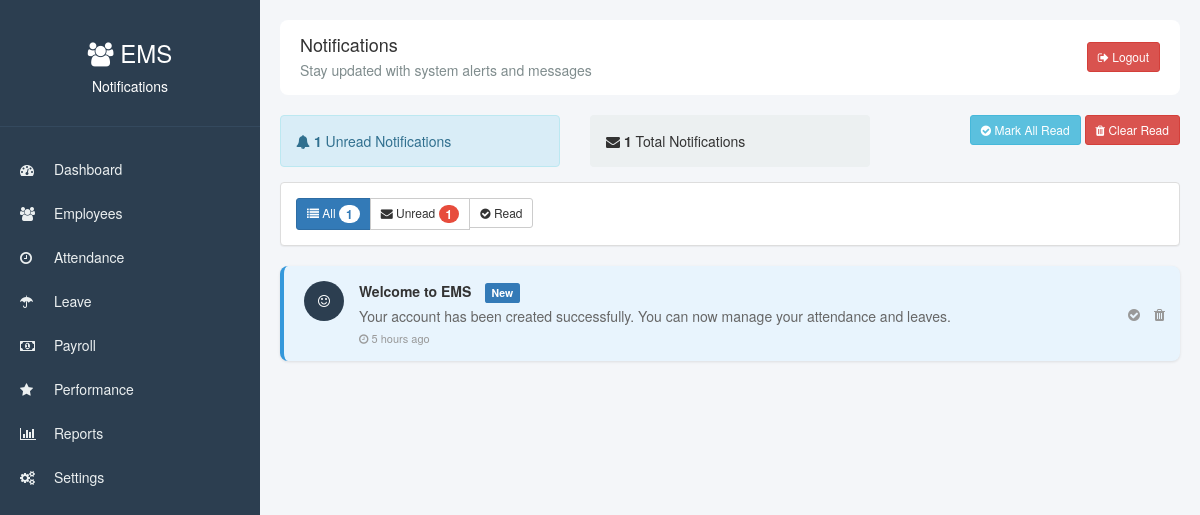
Screenshot of /notifications.php (signed in) with the database file from the repository.
### tables this page shows
CREATE TABLE IF NOT EXISTS notifications (
    notification_id INT AUTO_INCREMENT PRIMARY KEY,
    user_id INT NOT NULL,
    type VARCHAR(50),
    title VARCHAR(255),
    message TEXT,
    is_read BOOLEAN DEFAULT FALSE,
    created_at DATETIME DEFAULT CURRENT_TIMESTAMP,
    link VARCHAR(255),
    FOREIGN KEY (user_id) REFERENCES users(user_id)
);

### config.php (called while the page is built, shortened)
<?php
$conn = new mysqli('localhost', 'root', '', 'ems');
function getUnreadNotificationCount($user_id) {
    global $conn;
    $stmt = $conn->prepare("SELECT COUNT(*) as count FROM notifications WHERE user_id = ? AND is_read = 0");
    $stmt->bind_param("i", $user_id);
    $stmt->execute();
    $result = $stmt->get_result();
    $count = $result->fetch_assoc()['count'];
    return $count;
}
?>

### notifications.php (the view, shortened to what this page needs)
<?php
require_once 'config.php';
$user_id = $_SESSION['user_id'];
$filter = $_GET['filter'] ?? 'all';
$page = isset($_GET['page']) ? (int)$_GET['page'] : 1;
$per_page = 20;
$offset = ($page - 1) * $per_page;
$where_condition = "user_id = $user_id";
$notifications = $conn->query("
    SELECT * FROM notifications
    WHERE $where_condition
    ORDER BY created_at DESC
    LIMIT $offset, $per_page
");
$unread_count = getUnreadNotificationCount($user_id);
$total_count = $conn->query("SELECT COUNT(*) as count FROM notifications WHERE user_id = $user_id")->fetch_assoc()['count'];
?>
<!DOCTYPE html>
<html>
<head>
    <link rel="stylesheet" type="text/css" href="css/bootstrap.css">
    <link rel="stylesheet" href="https://cdnjs.cloudflare.com/ajax/libs/font-awesome/4.7.0/css/font-awesome.min.css">
</head>
<body>
    <div class="sidebar">
        <div class="sidebar-header">
            <h3><i class="fa fa-users"></i> EMS</h3>
            <p>Notifications</p>
        </div>
        <div class="sidebar-menu">
            <ul>
                <li><a href="dashboard.php"><i class="fa fa-dashboard"></i> Dashboard</a></li>
                <?php if ($_SESSION['role'] != 'employee'): ?>
                <li><a href="employees.php"><i class="fa fa-users"></i> Employees</a></li>
                <?php endif; ?>
                <li><a href="attendance.php"><i class="fa fa-clock-o"></i> Attendance</a></li>
                <li><a href="leave.php"><i class="fa fa-umbrella"></i> Leave</a></li>
                <li><a href="payroll.php"><i class="fa fa-money"></i> Payroll</a></li>
                <?php if ($_SESSION['role'] != 'employee'): ?>
                <li><a href="performance.php"><i class="fa fa-star"></i> Performance</a></li>
                <li><a href="reports.php"><i class="fa fa-bar-chart"></i> Reports</a></li>
                <?php else: ?>
                <li><a href="performance_employee.php"><i class="fa fa-star"></i> Performance</a></li>
                <?php endif; ?>
                <?php if ($_SESSION['role'] == 'admin'): ?>
                <li><a href="settings.php"><i class="fa fa-cogs"></i> Settings</a></li>
                <?php endif; ?>
            </ul>
        </div>
    </div>
    <div class="main-content">
        <div class="top-navbar">
            <div>
                <h4 style="margin: 0;">Notifications</h4>
                <p style="margin: 5px 0 0; color: #7f8c8d;">Stay updated with system alerts and messages</p>
            </div>
            <div>
                <a href="logout.php" class="btn btn-danger btn-sm"><i class="fa fa-sign-out"></i> Logout</a>
            </div>
        </div>
        <div class="row">
            <div class="col-md-4">
                <div class="alert alert-info" style="margin-bottom: 15px;">
                    <i class="fa fa-bell"></i>
                    <strong><?php echo $unread_count; ?></strong> Unread Notifications
                </div>
            </div>
            <div class="col-md-4">
                <div class="alert alert-default" style="margin-bottom: 15px; background: #ecf0f1;">
                    <i class="fa fa-envelope"></i>
                    <strong><?php echo $total_count; ?></strong> Total Notifications
                </div>
            </div>
            <div class="col-md-4 text-right">
                <?php if ($unread_count > 0): ?>
                    <a href="?mark_all_read=1" class="btn btn-info btn-sm" onclick="return confirm('Mark all notifications as read?')">
                        <i class="fa fa-check-circle"></i> Mark All Read
                    </a>
                <?php endif; ?>
                <?php if ($total_count > 0): ?>
                    <a href="?delete_all_read=1" class="btn btn-danger btn-sm" onclick="return confirm('Delete all read notifications?')">
                        <i class="fa fa-trash"></i> Clear Read
                    </a>
                <?php endif; ?>
            </div>
        </div>
        <div class="panel panel-default">
            <div class="panel-body">
                <div class="btn-group" role="group">
                    <a href="?filter=all" class="btn btn-sm <?php echo $filter == 'all' ? 'btn-primary' : 'btn-default'; ?>">
                        <i class="fa fa-list"></i> All
                        <?php if($total_count > 0): ?>
                            <span class="badge"><?php echo $total_count; ?></span>
                        <?php endif; ?>
                    </a>
                    <a href="?filter=unread" class="btn btn-sm <?php echo $filter == 'unread' ? 'btn-primary' : 'btn-default'; ?>">
                        <i class="fa fa-envelope"></i> Unread
                        <?php if($unread_count > 0): ?>
                            <span class="badge badge-danger" style="background: #e74c3c;"><?php echo $unread_count; ?></span>
                        <?php endif; ?>
                    </a>
                    <a href="?filter=read" class="btn btn-sm <?php echo $filter == 'read' ? 'btn-primary' : 'btn-default'; ?>">
                        <i class="fa fa-check-circle"></i> Read
                    </a>
                </div>
            </div>
        </div>
        <?php if ($notifications->num_rows > 0): ?>
            <?php while($notif = $notifications->fetch_assoc()): ?>
                <div class="notification-item <?php echo $notif['is_read'] ? 'notification-read' : 'notification-unread'; ?>">
                    <div class="notification-icon" style="background: <?php echo getNotificationColor($notif['type']); ?>">
                        <i class="fa <?php echo getNotificationIcon($notif['type']); ?>" style="color: white;"></i>
                    </div>
                    <div class="notification-content">
                        <div class="notification-title">
                            <?php echo htmlspecialchars($notif['title']); ?>
                            <?php if (!$notif['is_read']): ?>
                                <span class="label label-primary" style="margin-left: 10px;">New</span>
                            <?php endif; ?>
                        </div>
                        <div class="notification-message"><?php echo htmlspecialchars($notif['message']); ?></div>
                        <div class="notification-time">
                            <i class="fa fa-clock-o"></i>
                            <?php echo timeAgo(strtotime($notif['created_at'])); ?>
                        </div>
                    </div>
                    <div class="notification-actions">
                        <?php if (!$notif['is_read']): ?>
                            <a href="?mark_read=<?php echo $notif['notification_id']; ?>" title="Mark as read">
                                <i class="fa fa-check-circle"></i>
                            </a>
                        <?php endif; ?>
                        <a href="?delete=<?php echo $notif['notification_id']; ?>" title="Delete" onclick="return confirm('Delete this notification?')">
                            <i class="fa fa-trash"></i>
                        </a>
                    </div>
                </div>
            <?php endwhile; ?>
        <?php endif; ?>
    </div>
</body>
</html>
<?php
function getNotificationIcon($type) {
    switch($type) {
        case 'welcome':
            return 'fa-smile-o';
    }
}
function getNotificationColor($type) {
    switch($type) {
        case 'welcome':
            return '#2c3e50';
    }
}
function timeAgo($timestamp) {
    $diff = time() - $timestamp;
    if ($diff < 60) {
        return $diff . ' seconds ago';
    } elseif ($diff < 3600) {
        return floor($diff / 60) . ' minutes ago';
    } elseif ($diff < 86400) {
        return floor($diff / 3600) . ' hours ago';
    } elseif ($diff < 604800) {
        return floor($diff / 86400) . ' days ago';
    } else {
        return date('M j, Y g:i A', $timestamp);
    }
}
?>

### notifications.php (style rules this page uses)
body { background: #f4f6f9; }
.sidebar { position: fixed; left: 0; top: 0; height: 100%; width: 260px; background: #2c3e50; color: white; }
.sidebar-header { padding: 20px; text-align: center; border-bottom: 1px solid #34495e; }
.sidebar-menu { padding: 20px 0; }
.sidebar-menu ul { list-style: none; padding: 0; }
.sidebar-menu li a { display: block; padding: 12px 20px; color: #ecf0f1; text-decoration: none; }
.sidebar-menu li a i { margin-right: 10px; width: 20px; }
.main-content { margin-left: 260px; padding: 20px; }
.top-navbar { background: white; padding: 15px 20px; border-radius: 8px; margin-bottom: 20px; display: flex; justify-content: space-between; align-items: center; }
.notification-item { background: white; padding: 15px 20px; margin-bottom: 10px; border-radius: 8px; box-shadow: 0 1px 3px rgba(0,0,0,0.1); transition: all 0.3s; position: relative; }
.notification-unread { background: #e8f4fd; border-left: 4px solid #3498db; }
.notification-icon { width: 40px; height: 40px; border-radius: 50%; display: flex; align-items: center; justify-content: center; float: left; margin-right: 15px; }
.notification-content { margin-left: 55px; }
.notification-title { font-weight: bold; margin: 0 0 5px; }
.notification-message { color: #666; margin: 0 0 5px; }
.notification-time { font-size: 11px; color: #999; }
.notification-actions { position: absolute; right: 15px; top: 50%; transform: translateY(-50%); }
.notification-actions a { margin-left: 10px; color: #999; }

### rows the page displays
notifications: title "Welcome to EMS", is_read "New", message "Your account has been created successfully. You can now manage your attendance and leaves.", created_at "5 hours ago"

### other values shown
$unread_count "1"
$total_count "1"
